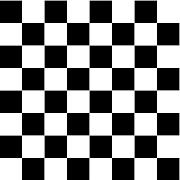
#> input picture CameraCalibration/chess.jpg, 180 x 180 px
$ python camCalib.py   (Python 2 division)
#> lines starting #> are read from the running program, lines starting #| are printed output that depends on the picture; after the words box and inside, x2 and y2 are one past the last pixel; in counts of white or black regions, pixels touching at a corner belong together
import numpy as np
import cv2
import glob

# initialize the camera and grab a reference to the raw camera capture


# termination criteria
criteria = (cv2.TERM_CRITERIA_EPS + cv2.TERM_CRITERIA_MAX_ITER, 30, 0.001)

# prepare object points, like (0,0,0), (1,0,0), (2,0,0) ....,(6,5,0)
objp = np.zeros((6*6,3), np.float32)
objp[:,:2] = np.mgrid[0:6,0:6].T.reshape(-1,2)

# Arrays to store object points and image points from all the images.
objpoints = [] # 3d point in real world space
imgpoints = [] # 2d points in image plane.


# grab an image from the camera
#camera.capture(rawCapture, format="bgr")
#img = rawCapture.array
img = cv2.imread('chess.jpg')
#> img is the input picture: shape (180, 180, 3); min 0, max 255, mean 129.7
gray = cv2.cvtColor(img,cv2.COLOR_BGR2GRAY)
cv2.imshow('gray',gray)
cv2.imwrite('chessCalib.jpg', gray)
cv2.waitKey(0)

# Find the chess board corners
ret, corners = cv2.findChessboardCorners(gray, (6, 6),None)
#> ret = True; corners = 36 rows, first 8: [45.43, 134.6], [43.78, 111.7], [43.52, 90.28], [44.34, 68.06], [45.42, 44.68], [43.31, 22.62], [66.92, 134.9], [67.1, 112.2]
print corners
#> (printed output is left out)
# If found, add object points, image points (after refining them)
if ret == True:
	objpoints.append(objp)

	corners2 = cv2.cornerSubPix(gray,corners,(11,11),(-1,-1),criteria)
#> corners2 = 36 rows, first 8: [43.99, 135], [43.99, 112.5], [44, 90], [44.03, 67.5], [44, 45.01], [44.01, 22.5], [66.49, 135], [66.5, 112.5]
	imgpoints.append(corners2)

	# Draw and display the corners
	img = cv2.drawChessboardCorners(img, (6,6), corners2,ret)
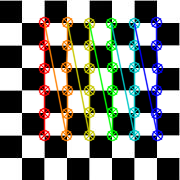
#> img: shape (180, 180, 3); 19.77% of pixels changed, all inside (x1, y1, x2, y2) = (38, 16, 164, 142)
	# [4 lines of commented-out code are left out]
cv2.destroyAllWindows()
